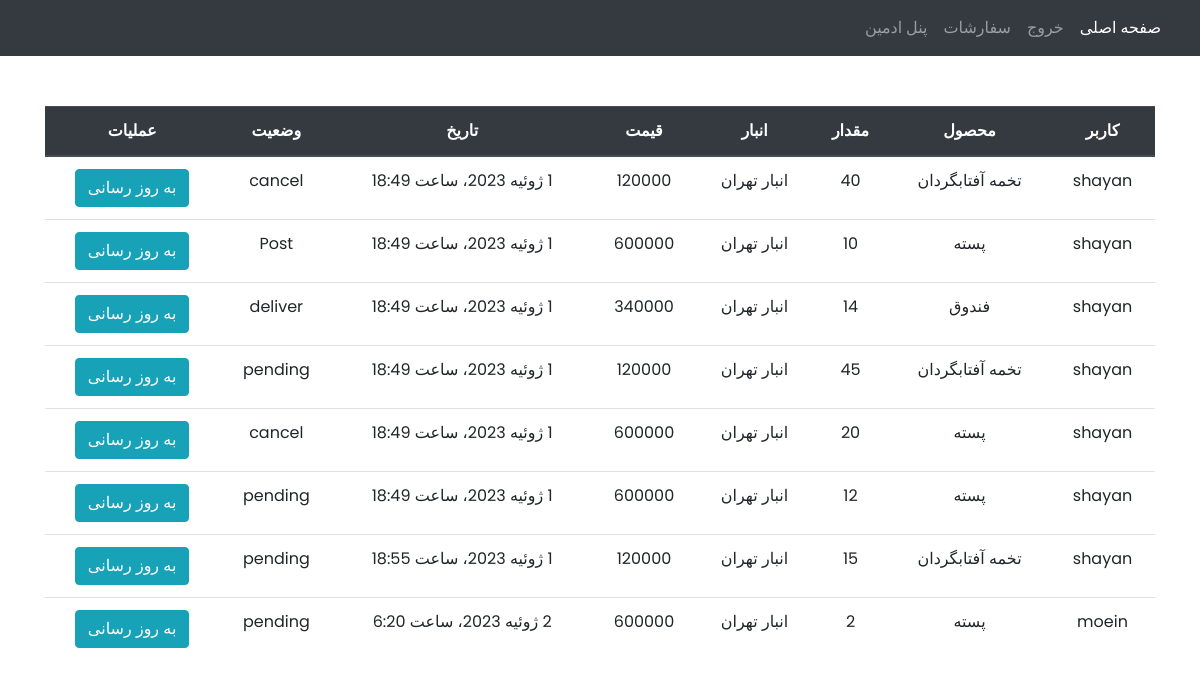
The page /adminpanel/order (signed in) on the database its author committed.
### orders/models.py (models this page shows, shortened)
class Order(models.Model):
    STATUS = (
        ('pending', 'در انتظار بازبینی'),
        ('deliver', 'آماده ارسال'),
        ('Post', 'ارسال شده'),
        ('cancel', 'لغو شده'),
    )
    user = models.ForeignKey(User, related_name='O_user',on_delete=models.CASCADE ,verbose_name='کاربر')
    product = models.ForeignKey(Product, related_name='O_product',on_delete=models.CASCADE ,verbose_name='محصول')
    price = models.PositiveBigIntegerField(verbose_name='قیمت کالا')
    inventory = models.ForeignKey(Inventory, related_name='O_inventory', on_delete=models.CASCADE, verbose_name='انبار')
    quantity = models.PositiveIntegerField(verbose_name='تعداد')
    status = models.CharField(max_length=15, choices=STATUS, verbose_name='وضعیت سفارش')
    create = models.DateTimeField(auto_now_add=True, verbose_name='زمان ثبت سفارش')
    class Meta:
        verbose_name = 'سفارش'
        verbose_name_plural = 'سفارش ها'

### product/models.py (models this page shows)
class Product(models.Model):
    STATUS = (
        ('kg', 'کیلوگرم'),
        ('pack', 'بسته'),
        ('num', 'عدد'),
    )
    name = models.CharField(max_length=120, unique=True, verbose_name='نام')
    price = models.PositiveBigIntegerField(verbose_name='قیمت')
    quantity = models.PositiveIntegerField(verbose_name='موجودی')
    unit = models.CharField(max_length=20, choices=STATUS, verbose_name='واحد')
    image = models.ImageField(upload_to='product/%Y/%B/%d/', verbose_name='تصویر')
    def __str__(self):
        return self.name
    def price_decimal(self):
        return f'{self.price:,}'
    price_decimal.short_description = 'قیمت'
    def product_image(self):
        return mark_safe('<img src="{}" width="80" style="border-radius:50%;" />'.format(self.image.url))
    product_image.short_description = 'تصویر'
    product_image.allow_tags = True
    class Meta:
        verbose_name = 'محصول'
        verbose_name_plural = 'محصولات'

class Inventory(models.Model):
    name = models.CharField(max_length=120, unique=True, verbose_name='نام انبار')
    city = models.ForeignKey(City, related_name='inv_city',on_delete=models.CASCADE ,verbose_name='شهر')
    def __str__(self):
        return self.name
    class Meta:
        verbose_name = 'انبار'
        verbose_name_plural = 'انبار ها'

### adminpanel/views.py (the view)
# urls.py: path('order', OrderListView.as_view(), name="order"),
class OrderListView(UserPassesTestMixin, ListView):
    model = Order
    template_name = 'order.html'
    def test_func(self):
            return self.request.user.is_superuser

### templates/order.html
{% extends 'base.html' %}
{% load static %}
{% load jalali_tags %}
{% block bodystyle %}
    <body style="background-image: url('{% static "images/back_shop.jpg" %}'); height: 100%; background-position: center; background-size: cover;background-repeat: no-repeat; background-attachment: fixed;">
{% endblock %}
{% block content %}
<div class="container">
    <table class="table text-center">
      <thead class="thead-dark">
        <tr>
          <th scope="col">کاربر</th>
          <th scope="col">محصول</th>
          <th scope="col">مقدار</th>
          <th scope="col">انبار</th>
          <th scope="col">قیمت</th>
          <th scope="col">تاریخ</th>
          <th scope="col">وضعیت</th>
          <th scope="col">عملیات</th>
        </tr>
      </thead>
    <tbody style="background-color: #ffffff">
        {% for order in object_list %}
            <tr>
                <td>{{ order.user }}</td>
                <td>{{ order.product }}</td>
                <td>{{ order.quantity }}</td>
                <td>{{ order.inventory }}</td>
                <td>{{ order.price }}</td>
                <td>{{ order.create|to_jalali:'%Y/%m/%d _ %H:%M:%S' }}</td>
                <td>{{ order.status }}</td>
                <td><a class="btn btn-info text-white" href="{% url 'order_update' order.pk %}">به روز رسانی</a></td>
            </tr>
        {% endfor %}
    </tbody>
    </table>
    </div>
{% endblock content %}

### static/static_root/css/style.css (style rules this page uses)
* { padding: 0; margin: 0; box-sizing: border-box; font-family: 'Poppins', IRANSansWeb; direction: rtl; }
body { height: 100vh; background: linear-gradient(to top, #c9c9ff 50%, #9090fa 90%) no-repeat }
.container { margin: 50px auto }

### rows shown on the page
Order: user "shayan", product "تخمه آفتابگردان", quantity "40", inventory "انبار تهران", price "120000", create|to_jalali "1 ژوئیه 2023، ساعت 18:49", status "cancel"
Order: user "shayan", product "پسته", quantity "10", inventory "انبار تهران", price "600000", create|to_jalali "1 ژوئیه 2023، ساعت 18:49", status "Post"
Order: user "shayan", product "فندوق", quantity "14", inventory "انبار تهران", price "340000", create|to_jalali "1 ژوئیه 2023، ساعت 18:49", status "deliver"
Order: user "shayan", product "تخمه آفتابگردان", quantity "45", inventory "انبار تهران", price "120000", create|to_jalali "1 ژوئیه 2023، ساعت 18:49", status "pending"
Order: user "shayan", product "پسته", quantity "20", inventory "انبار تهران", price "600000", create|to_jalali "1 ژوئیه 2023، ساعت 18:49", status "cancel"
Order: user "shayan", product "پسته", quantity "12", inventory "انبار تهران", price "600000", create|to_jalali "1 ژوئیه 2023، ساعت 18:49", status "pending"
Order: user "shayan", product "تخمه آفتابگردان", quantity "15", inventory "انبار تهران", price "120000", create|to_jalali "1 ژوئیه 2023، ساعت 18:55", status "pending"
Order: user "moein", product "پسته", quantity "2", inventory "انبار تهران", price "600000", create|to_jalali "2 ژوئیه 2023، ساعت 6:20", status "pending"
